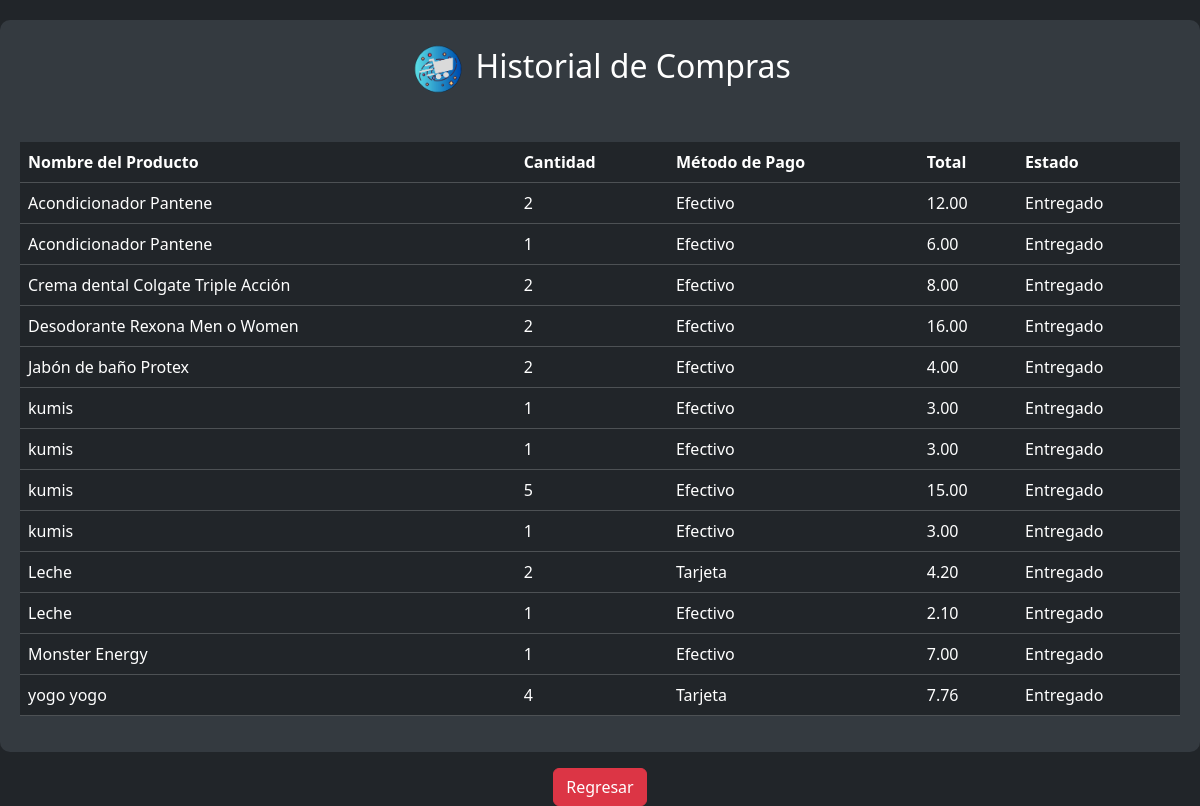
/compradosuser.php (signed in), run on the app's committed database.
### tables this page shows
CREATE TABLE `historial_ventas` (
  `ID` int(11) NOT NULL,
  `id_usuario` int(11) NOT NULL,
  `Metodo_pago` varchar(50) DEFAULT NULL,
  `Cantidad` int(11) DEFAULT NULL,
  `Fecha` timestamp NULL DEFAULT current_timestamp(),
  `Estado` varchar(20) NOT NULL DEFAULT 'Pendiente',
  `IDP` int(11) NOT NULL,
  `Total` decimal(10,2) NOT NULL
);

CREATE TABLE `productos` (
  `IDP` int(11) NOT NULL,
  `Nombre` varchar(255) NOT NULL,
  `Precio` decimal(10,2) NOT NULL,
  `Categoria` varchar(255) DEFAULT NULL,
  `Cantidad` int(11) DEFAULT NULL,
  `Descripcion` text DEFAULT NULL,
  `Foto` varchar(255) DEFAULT NULL,
  `Estado` varchar(20) NOT NULL DEFAULT 'Pendiente',
  `fecha_de_entrega` timestamp NOT NULL DEFAULT current_timestamp(),
  `usuario_id` int(11) DEFAULT NULL
);

### compradosuser.php (the view, shortened to what this page needs)
<?php
include_once 'conexion.php';
$usuario_id = $_SESSION['usuario_id'];
$query = "SELECT hv.ID, p.Nombre as NombreProducto, hv.Cantidad, hv.Metodo_pago, hv.Total, hv.Estado
          FROM historial_ventas hv
          INNER JOIN productos p ON hv.IDP = p.IDP
          WHERE hv.id_usuario = :usuario_id AND hv.Estado = 'Entregado' ORDER BY Nombre ASC";
$statement = $con->prepare($query);
$statement->bindParam(':usuario_id', $usuario_id);
$statement->execute();
$historial_ventas = $statement->fetchAll(PDO::FETCH_ASSOC);
?>
<!DOCTYPE html>
<html lang="en">
<head>
    <link rel="stylesheet" href="CSS/bootstrap.css">
    <link rel="stylesheet" href="CSS/alerta.css">
</head>
<body>
    <div class="container">
        <h2 class="text-center mb-4">
            <img class="m-1" src="IMG/Spacemark ico_transparent.ico" alt="SpaceMark Logo" height="50">
            Historial de Compras
        </h2>
        <div class="table-responsive">
            <table class="table table-dark">
                <thead>
                    <tr>
                        <th scope="col">Nombre del Producto</th>
                        <th scope="col">Cantidad</th>
                        <th scope="col">Método de Pago</th>
                        <th scope="col">Total</th>
                        <th scope="col">Estado</th>
                    </tr>
                </thead>
                <tbody>
                    <?php foreach ($historial_ventas as $venta): ?>
                        <tr>
                            <td><?= htmlspecialchars($venta['NombreProducto']) ?></td>
                            <td><?= htmlspecialchars($venta['Cantidad']) ?></td>
                            <td><?= htmlspecialchars($venta['Metodo_pago']) ?></td>
                            <td><?= htmlspecialchars($venta['Total']) ?></td>
                            <td><?= htmlspecialchars($venta['Estado']) ?></td>
                        </tr>
                    <?php endforeach; ?>
                </tbody>
            </table>
        </div>
    </div>
    <div class="row mt-3">
        <div class="col-12 text-center">
            <a href="index.php" class="btn btn-danger">Regresar</a>
        </div>
    </div>
</body>
</html>

### compradosuser.php (style rules this page uses)
body { background-color: #212529; color: #ffffff; padding-top: 20px; }
.container { background-color: #343a40; color: #ffffff; padding: 20px; border-radius: 10px; margin: 0 auto; max-width: 100%; overflow-x: auto; }
.table-dark { background-color: #343a40; color: #ffffff; border-radius: 10px; margin-top: 20px; width: 100%; }
.btn-danger { background-color: #dc3545; border-color: #dc3545; }

### data on the page
historial_ventas: IDP.Nombre "Acondicionador Pantene", Cantidad "2", Metodo_pago "Efectivo", Total "12.00", Estado "Entregado"
historial_ventas: IDP.Nombre "Acondicionador Pantene", Cantidad "1", Metodo_pago "Efectivo", Total "6.00", Estado "Entregado"
historial_ventas: IDP.Nombre "Crema dental Colgate Triple Acción", Cantidad "2", Metodo_pago "Efectivo", Total "8.00", Estado "Entregado"
historial_ventas: IDP.Nombre "Desodorante Rexona Men o Women", Cantidad "2", Metodo_pago "Efectivo", Total "16.00", Estado "Entregado"
historial_ventas: IDP.Nombre "Jabón de baño Protex", Cantidad "2", Metodo_pago "Efectivo", Total "4.00", Estado "Entregado"
historial_ventas: IDP.Nombre "kumis", Cantidad "1", Metodo_pago "Efectivo", Total "3.00", Estado "Entregado"
historial_ventas: IDP.Nombre "kumis", Cantidad "1", Metodo_pago "Efectivo", Total "3.00", Estado "Entregado"
historial_ventas: IDP.Nombre "kumis", Cantidad "5", Metodo_pago "Efectivo", Total "15.00", Estado "Entregado"
historial_ventas: IDP.Nombre "kumis", Cantidad "1", Metodo_pago "Efectivo", Total "3.00", Estado "Entregado"
historial_ventas: IDP.Nombre "Leche", Cantidad "2", Metodo_pago "Tarjeta", Total "4.20", Estado "Entregado"
historial_ventas: IDP.Nombre "Leche", Cantidad "1", Metodo_pago "Efectivo", Total "2.10", Estado "Entregado"
historial_ventas: IDP.Nombre "Monster Energy", Cantidad "1", Metodo_pago "Efectivo", Total "7.00", Estado "Entregado"
historial_ventas: IDP.Nombre "yogo yogo", Cantidad "4", Metodo_pago "Tarjeta", Total "7.76", Estado "Entregado"
